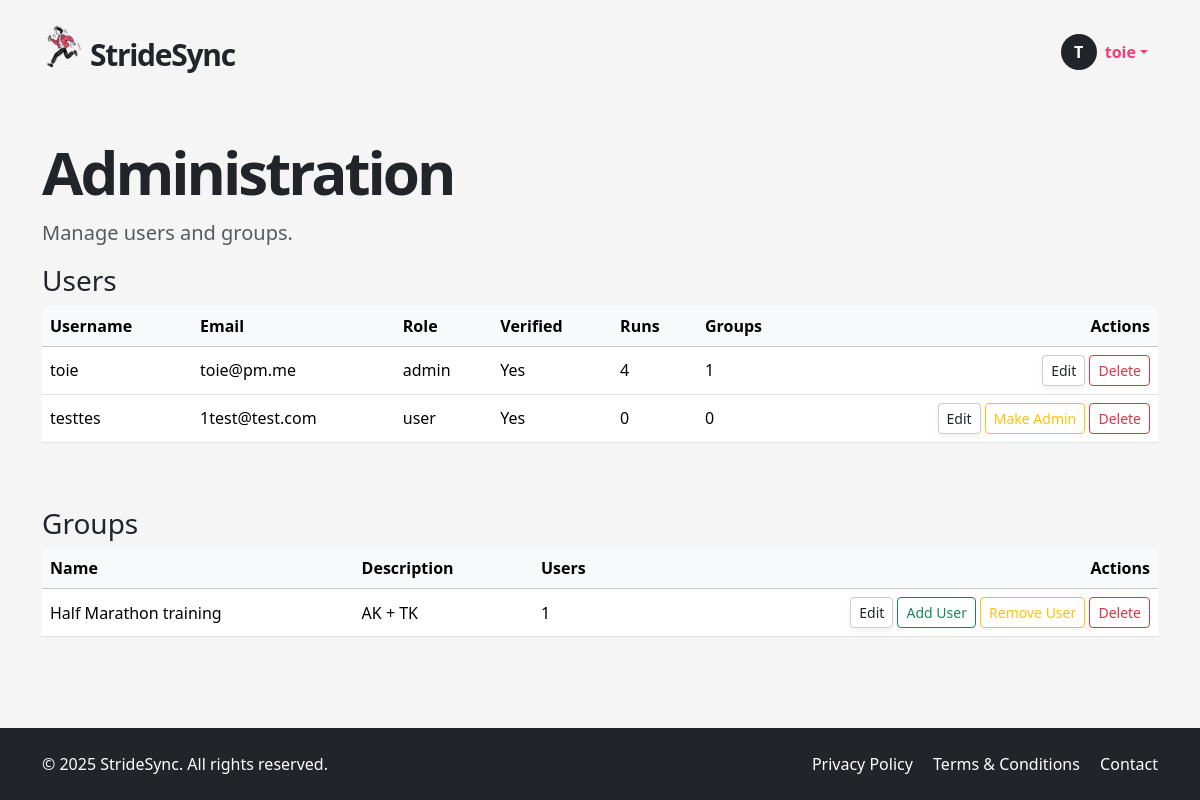
Page /admin (signed in) on the earlier database version.
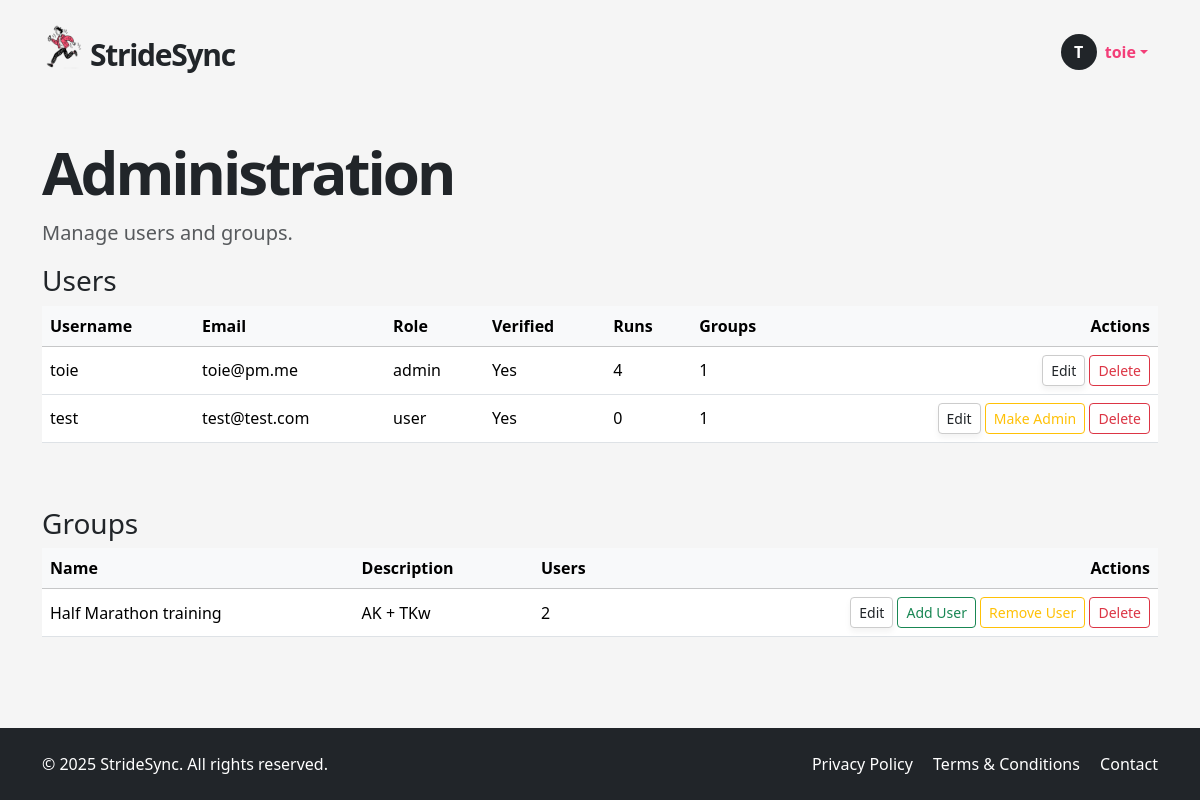
Same page on the later database version.
### app/models.py (models this page shows, shortened)
class User(UserMixin, db.Model):
    __tablename__ = "users"
    id = sa.Column(sa.Integer, primary_key=True)
    email = sa.Column(sa.String(120), unique=True, nullable=False, index=True)
    password_hash = sa.Column(sa.String(256))
    username = sa.Column(sa.String(64), unique=True, nullable=False, index=True)
    role = sa.Column(sa.Enum(UserRole), default=UserRole.USER, nullable=False)
    is_verified = sa.Column(sa.Boolean, default=False)
    verification_token = sa.Column(sa.String(128), nullable=False, default=lambda: secrets.token_urlsafe(32))
    reset_token = db.Column(db.String, nullable=True)
    reset_token_expiry = db.Column(db.DateTime, nullable=True)
    runs = so.relationship("Run", back_populates="user", cascade="all, delete-orphan")
    groups = so.relationship("Group", secondary=user_groups, back_populates="members")
    admin_of_groups = so.relationship("Group", secondary=group_admins, back_populates="admins")

class Group(db.Model):
    __tablename__ = "groups"
    id = sa.Column(sa.Integer, primary_key=True)
    name = sa.Column(sa.String(100), unique=True, nullable=False)
    description = sa.Column(sa.Text)
    members = so.relationship("User", secondary=user_groups, back_populates="groups")
    admins = so.relationship("User", secondary=group_admins, back_populates="admin_of_groups")
    runs = so.relationship("Run", secondary=run_groups, back_populates="groups")
    invites = so.relationship("GroupInvite", back_populates="group", cascade="all, delete-orphan")

### app/routes.py (the view)
@app.route('/admin')
@login_required
def admin_panel():
    if current_user.role != UserRole.ADMIN:
        abort(403)
    users = db.session.scalars(sa.select(User)).all()
    groups = db.session.scalars(sa.select(Group)).all()
    user_stats = {
        user.id: {
            "num_runs": len(user.runs),
            "num_groups": len(user.groups)
        }
        for user in users
    }
    group_stats = {
        group.id: {
            "num_users": len(group.members)
        }
        for group in groups
    }
    return render_template(
        "admin.html",
        users=users,
        groups=groups,
        user_stats=user_stats,
        group_stats=group_stats,
        UserRole=UserRole
    )

### app/models.py (called while the page is built)
@login.user_loader
def load_user(id):
    return db.session.get(User, int(id))

### app/templates/admin.html (shortened to what this page needs)
{% extends "base.html" %}
{% block content %}
<div class="container py-5">
  <h1 class="display-5 fw-bold hero-title mb-3">Administration</h1>
  <p class="lead text-muted">Manage users and groups.</p>
  <div class="mb-5">
    <h3>Users</h3>
    <div class="table-responsive">
      <table class="table table-hover align-middle">
        <thead class="table-light">
          <tr>
            <th class="text-nowrap">Username</th>
            <th class="text-nowrap">Email</th>
            <th class="text-nowrap">Role</th>
            <th class="text-nowrap">Verified</th>
            <th class="text-nowrap">Runs</th>
            <th class="text-nowrap">Groups</th>
            <th class="text-end text-nowrap">Actions</th>
          </tr>
        </thead>
        <tbody>
          {% for user in users %}
          <tr>
            <td>{{ user.username }}</td>
            <td>{{ user.email }}</td>
            <td>{{ user.role.value }}</td>
            <td>{{ 'Yes' if user.is_verified else 'No' }}</td>
            <td>{{ user_stats[user.id].num_runs }}</td>
            <td>{{ user_stats[user.id].num_groups }}</td>
            <td class="text-end text-nowrap">
              <button class="btn btn-sm btn-soft"
                      data-bs-toggle="modal"
                      data-bs-target="#editUserModal"
                      onclick="prepareEditUser({{ user.id }}, '{{ user.username }}', '{{ user.email }}')">Edit</button>
              {% if user.role.name == 'ADMIN' and user.id != current_user.id %}
                <form method="POST" action="{{ url_for('admin_demote_user', user_id=user.id) }}" class="d-inline">
                  <button class="btn btn-sm btn-outline-secondary">Remove Admin</button>
                </form>
              {% elif user.role.name != 'ADMIN' %}
                <form method="POST" action="{{ url_for('admin_promote_user', user_id=user.id) }}" class="d-inline">
                  <button class="btn btn-sm btn-outline-warning">Make Admin</button>
                </form>
              {% endif %}
              <button class="btn btn-sm btn-outline-danger"
                      data-bs-toggle="modal"
                      data-bs-target="#deleteUserModal"
                      onclick="prepareDeleteUser({{ user.id }}, '{{ user.username }}')">Delete</button>
            </td>
          </tr>
          {% endfor %}
        </tbody>
      </table>
    </div>
  </div>
  <div>
    <h3>Groups</h3>
    <div class="table-responsive">
      <table class="table table-hover align-middle">
        <thead class="table-light">
          <tr>
            <th class="text-nowrap">Name</th>
            <th class="text-nowrap">Description</th>
            <th class="text-nowrap">Users</th>
            <th class="text-end text-nowrap">Actions</th>
          </tr>
        </thead>
        <tbody>
          {% for group in groups %}
          <tr>
            <td>{{ group.name }}</td>
            <td class="text-truncate" style="max-width: 150px;">{{ group.description[:60] }}{% if group.description|length > 60 %}…{% endif %}</td>
            <td>{{ group_stats[group.id].num_users }}</td>
            <td class="text-end text-nowrap">
              <button class="btn btn-sm btn-soft" data-bs-toggle="modal" data-bs-target="#editGroupModal"
                      onclick="prepareEditGroup({{ group.id }}, '{{ group.name }}', `{{ group.description|e }}`)">Edit</button>
              <button class="btn btn-sm btn-outline-success" data-bs-toggle="modal" data-bs-target="#addUserToGroupModal"
                      onclick="document.getElementById('addUserGroupId').value = '{{ group.id }}';">Add User</button>
              <button class="btn btn-sm btn-outline-warning"
                      data-bs-toggle="modal"
                      data-bs-target="#removeUserFromGroupModal{{ group.id }}">
                Remove User
              </button>
              <button class="btn btn-sm btn-outline-danger"
                      data-bs-toggle="modal"
                      data-bs-target="#deleteGroupModal"
                      onclick="prepareDeleteGroup({{ group.id }}, '{{ group.name }}')">Delete</button>
            </td>
          </tr>
          {% endfor %}
        </tbody>
      </table>
    </div>
  </div>
</div>
{% endblock %}

### app/templates/base.html (shortened to what this page needs)
<!DOCTYPE html>
<html lang="en">
<head>
  <link href="https://cdn.jsdelivr.net/npm/bootstrap@5.3.6/dist/css/bootstrap.min.css" rel="stylesheet">
  <link href="https://cdn.jsdelivr.net/npm/bootstrap-icons@1.10.5/font/bootstrap-icons.css" rel="stylesheet">
  <link rel="stylesheet" href="{{ url_for('static', filename='style.css') }}">
</head>
<body>
  <header>
    <nav class="navbar">
      <div class="container d-flex justify-content-between align-items-center py-2">
        <a href="/index" class="text-decoration-none logo-container d-flex align-items-center">
          <img src="{{ url_for('static', filename='img/icon.png') }}" width="40px" alt="StrideSync logo">
          <p class="logo mb-0 ms-2">StrideSync</p>
        </a>
        <ul class="navbar-nav flex-row align-items-center mb-0 menubox">
          {% if current_user.is_anonymous %}
            <li class="nav-item">
              <a class="btn btn-dark px-4" href="{{ url_for('login') }}">LOGIN</a>
            </li>
          {% else %}
            <li class="nav-item dropdown">
              <a class="nav-link dropdown-toggle d-flex align-items-center" href="#" id="userDropdown" role="button" data-bs-toggle="dropdown" aria-expanded="false">
                <div class="avatar-circle bg-dark text-white rounded-circle d-flex justify-content-center align-items-center me-2" style="width: 36px; height: 36px; font-weight: bold;">
                  {{ current_user.username[0]|upper }}
                </div>
                <span class="fw-semibold">{{ current_user.username }}</span>
              </a>
            </li>
          {% endif %}
        </ul>
      </div>
    </nav>
  </header>
  <main>
    {% block content %}{% endblock %}
  </main>
  <footer class="bg-dark text-white py-4">
    <div class="container d-flex flex-column flex-md-row justify-content-between align-items-center">
      <div class="mb-2 mb-md-0">
        &copy; 2025 StrideSync. All rights reserved.
      </div>
      <div>
        <a href="/privacy" class="text-white text-decoration-none me-3">Privacy Policy</a>
        <a href="/terms" class="text-white text-decoration-none me-3">Terms & Conditions</a>
        <a href="/contact" class="text-white text-decoration-none">Contact</a>
      </div>
    </div>
  </footer>
</body>
</html>

### app/static/style.css (style rules this page uses)
html, body { height: 100%; margin: 0; display: flex; flex-direction: column; scroll-behavior: smooth; }
body { background-color: #f5f5f5; }
main { flex: 1; }
a { color: #f33e78; }
.logo { font-size: 30px; font-weight: 700; letter-spacing: -1.3px; margin-top: 15px; }
.logo-container { color: unset; }
.hero-title { font-weight: 900 !important; font-size: 60px; letter-spacing: -3px; line-height: 60px; }
.btn-soft, .btn-soft-white { background: white; border: 1px solid #ccc; box-shadow: 0 4px 6px rgba(0,0,0,0.05); }
.nav-link { color: #f33e78 !important; }
.menubox { margin-top: 10px; margin-right: 10px; }
footer { background-color: #333; }

Differences in the rows shown:
changed User "user": username "testtes" → "test"; email "1test@test.com" → "test@test.com"; is_verified "0" → "1"
changed Group "Half Marathon training": description "AK + TK" → "AK + TKw"; id "1" → "2"
